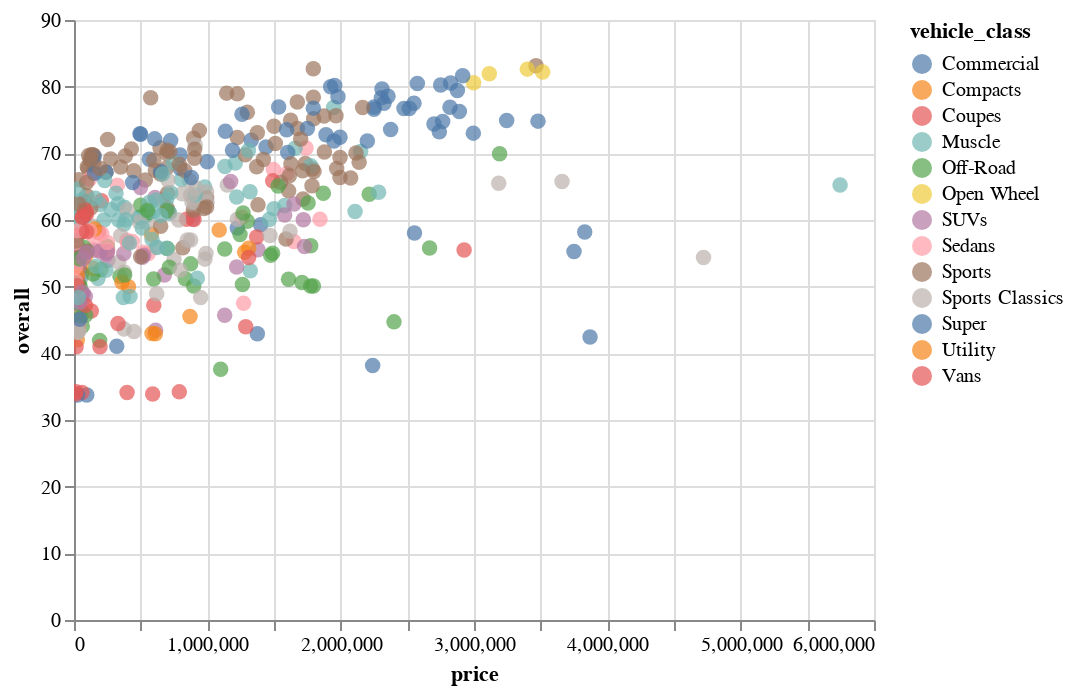

Notebook code cell kept with this figure:
### Markdown cell above
# Interaktives Visualisieren mit Altair

### Code cell
# TODO altair doesn't work with durations, convert to integer nanoseconds 
# altair also doesn't support polars directly, so we convert to_pandas()
dfp = dfv.select(
        pl.exclude(['lap_time', 'release_date'])
).to_pandas()


alt.Chart(dfp).mark_circle(size=60).encode(
    x='price',
    y='overall',
    color='vehicle_class',
    tooltip=['title', 'vehicle_class', 'weight_in_kg', 'top_speed_in_game_kmh', 'price', 'based_on']
).interactive()

### Figure 1 — Vega-Lite specification as saved in the notebook (floating-point values rounded to 4 significant figures; data arrays with more than 128 entries replaced by an {"elided": "..."} marker saying what was removed)
{"config": {"view": {"continuousWidth": 400, "continuousHeight": 300}}, "data": {"name": "data-31c6023869896b7b8970dcc5fd86f2ca"}, "mark": {"type": "circle", "size": 60}, "encoding": {"color": {"field": "vehicle_class", "type": "nominal"}, "tooltip": [{"field": "title", "type": "nominal"}, {"field": "vehicle_class", "type": "nominal"}, {"field": "weight_in_kg", "type": "quantitative"}, {"field": "top_speed_in_game_kmh", "type": "quantitative"}, {"field": "price", "type": "quantitative"}, {"field": "based_on", "type": "nominal"}], "x": {"field": "price", "type": "quantitative"}, "y": {"field": "overall", "type": "quantitative"}}, "selection": {"selector017": {"type": "interval", "bind": "scales", "encodings": ["x", "y"]}}, "$schema": "https://vega.github.io/schema/vega-lite/v4.17.0.json", "datasets": {"data-31c6023869896b7b8970dcc5fd86f2ca": {"elided": "450 records"}}}
